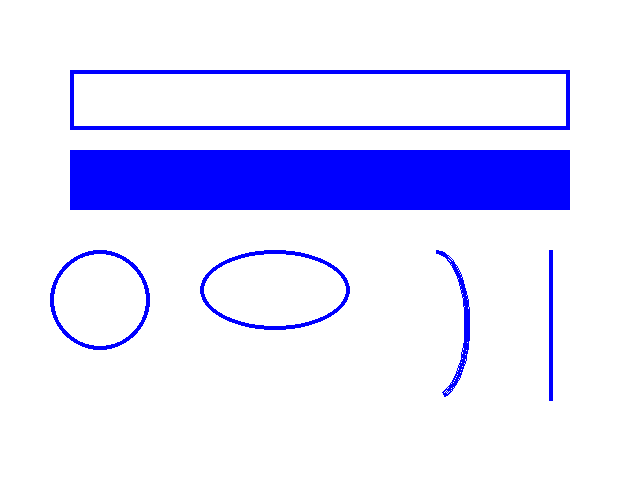

Python code for this plot:
# 教材「基本繪圖」範例：矩形、圓形、橢圓形、圓弧形、直線
import pygame as pg

pg.init()

# 設定視窗
width, height = 640, 480
screen = pg.display.set_mode((width, height))
pg.display.set_caption("Basic Draw")

# 建立畫布bg
bg = pg.Surface(screen.get_size())
bg = bg.convert()
bg.fill((255, 255, 255))

# 繪製幾何圖形
pg.draw.rect(bg, (0, 0, 255), [70, 70, 500, 60], 4)              # 空心矩形
pg.draw.rect(bg, (0, 0, 255), [70, 150, 500, 60], 0)             # 實心矩形
pg.draw.circle(bg, (0, 0, 255), (100, 300), 50, 4)               # 圓形
pg.draw.ellipse(bg, (0, 0, 255), [200, 250, 150, 80], 4)         # 橢圓形
pg.draw.arc(bg, (0, 0, 255), [400, 250, 70, 150], 5, 1.5, 4)     # 圓弧形
pg.draw.line(bg, (0, 0, 255), (550, 250), (550, 400), 4)         # 直線

# 要在這兩條程式碼上面喔!!
screen.blit(bg, (0, 0))
pg.display.update()
pg.image.save(screen, "basic_draw.png")

# 關閉程式的程式碼
running = True
while running:
    for event in pg.event.get():
        if event.type == pg.QUIT:
            running = False
pg.quit()
